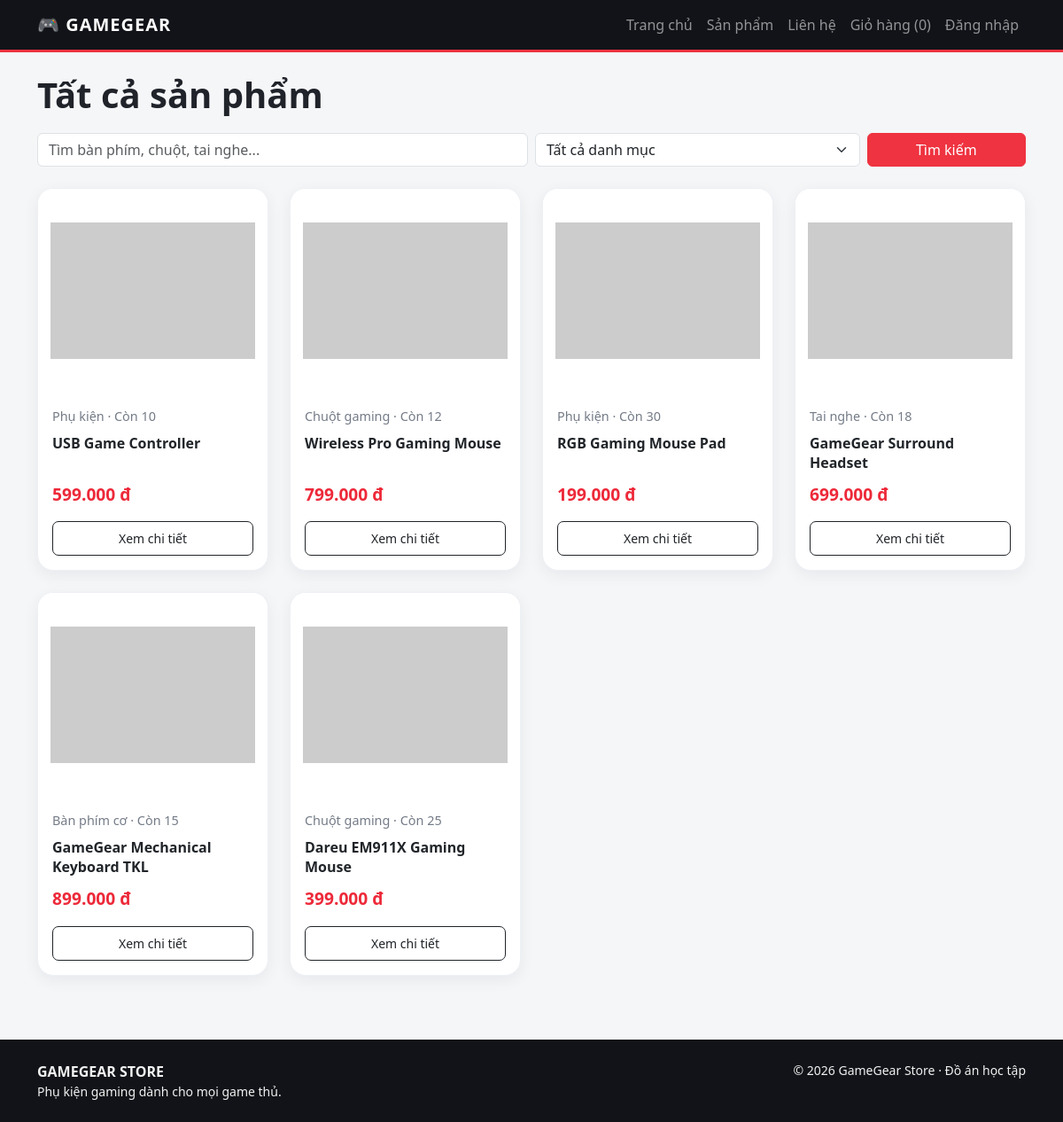
/products.php, run on the app's committed database.
### tables this page shows
CREATE TABLE products (
 product_id INT AUTO_INCREMENT PRIMARY KEY,
 category_id INT NULL,
 product_name VARCHAR(180) NOT NULL,
 price DECIMAL(12,2) NOT NULL DEFAULT 0 CHECK(price >= 0),
 quantity INT NOT NULL DEFAULT 0 CHECK(quantity >= 0),
 image VARCHAR(500) NULL,
 description TEXT NULL,
 created_at DATETIME NOT NULL DEFAULT CURRENT_TIMESTAMP,
 CONSTRAINT fk_products_category FOREIGN KEY(category_id) REFERENCES categories(category_id) ON UPDATE CASCADE ON DELETE SET NULL,
 INDEX idx_products_name(product_name), INDEX idx_products_category(category_id)
);

CREATE TABLE categories (
 category_id INT AUTO_INCREMENT PRIMARY KEY,
 category_name VARCHAR(100) NOT NULL UNIQUE,
 description TEXT NULL
);

### config.php (called while the page is built, shortened)
<?php
function e($value) { return htmlspecialchars((string)$value, ENT_QUOTES, 'UTF-8'); }
function money($value) { return number_format((float)$value, 0, ',', '.') . ' đ'; }
?>

### products.php (the view)
<?php require 'config.php'; $pageTitle='Sản phẩm'; $q=trim($_GET['q']??''); $cat=(int)($_GET['category']??0); $categories=$pdo->query('SELECT * FROM categories ORDER BY category_name')->fetchAll(); $sql='SELECT p.*,c.category_name FROM products p LEFT JOIN categories c ON p.category_id=c.category_id WHERE 1=1'; $params=[]; if($q!==''){$sql.=' AND p.product_name LIKE ?';$params[]="%$q%";} if($cat){$sql.=' AND p.category_id=?';$params[]=$cat;} $sql.=' ORDER BY p.product_id DESC'; $st=$pdo->prepare($sql);$st->execute($params);$products=$st->fetchAll(); require 'includes/header.php'; ?>
<h1 class="section-title">Tất cả sản phẩm</h1><form class="row g-2 mb-4" method="get"><div class="col-md-6"><input class="form-control" name="q" value="<?= e($q) ?>" placeholder="Tìm bàn phím, chuột, tai nghe..."></div><div class="col-md-4"><select class="form-select" name="category"><option value="0">Tất cả danh mục</option><?php foreach($categories as $c): ?><option value="<?= $c['category_id'] ?>" <?= $cat===$c['category_id']?'selected':'' ?>><?= e($c['category_name']) ?></option><?php endforeach; ?></select></div><div class="col-md-2 d-grid"><button class="btn btn-red">Tìm kiếm</button></div></form><div class="row g-4"><?php foreach($products as $p): ?><div class="col-6 col-md-4 col-lg-3"><div class="card product-card"><img class="product-img" src="<?= e($p['image'] ?: 'https://placehold.co/600x400?text=GameGear') ?>" alt="<?= e($p['product_name']) ?>"><div class="card-body d-flex flex-column"><div class="small-muted"><?= e($p['category_name']??'Phụ kiện') ?> · Còn <?= (int)$p['quantity'] ?></div><h5 class="fs-6 mt-2"><?= e($p['product_name']) ?></h5><div class="price mt-auto mb-3"><?= money($p['price']) ?></div><a class="btn btn-outline-dark btn-sm" href="product.php?id=<?= (int)$p['product_id'] ?>">Xem chi tiết</a></div></div></div><?php endforeach; ?><?php if(!$products): ?><p>Không tìm thấy sản phẩm phù hợp.</p><?php endif; ?></div><?php require 'includes/footer.php'; ?>

### assets/css/style.css (style rules this page uses)
:root { --gg-red:#ef3340;--gg-dark:#111318;--gg-panel:#1a1d24 }
body { background:#f5f6f8;color:#20232a;font-family:system-ui,-apple-system,Segoe UI,sans-serif }
.btn-red { background:var(--gg-red);border-color:var(--gg-red);color:white }
.product-card { border:0;border-radius:14px;overflow:hidden;box-shadow:0 4px 18px #1218270c;height:100%;transition:transform .18s }
.product-img { height:190px;object-fit:cover;background:#e9ebef }
.price { color:#d52a36;font-size:1.1rem;font-weight:800 }
.section-title { font-weight:800;margin-bottom:1.2rem }
.small-muted { color:#747b87;font-size:.9rem }
.product-card { height: 100%; overflow: hidden; border: 1px solid #edf0f4; border-radius: 18px; background: #fff; box-shadow: 0 5px 18px rgba(20, 25, 35, 0.06); transition: transform 0.25s ease, box-shadow 0.25s ease; }
.product-img { display: block; width: 100%; height: 230px; padding: 14px; box-sizing: border-box; object-fit: contain; object-position: center; background: #fff; }
.product-card .card-body { padding: 16px; }
.product-card .card-body h5 { min-height: 44px; line-height: 1.4; margin-bottom: 10px; font-weight: 600; }
.product-card .price { color: #ed2939; font-size: 1.2rem; font-weight: 750; }
.product-card .btn { margin-top: 0; padding: 8px 12px; border-radius: 7px; transition: all 0.2s ease; }

### data on the page
products: category.category_name "Phụ kiện", quantity "10", product_name "USB Game Controller", price "599.000 đ"
products: category.category_name "Chuột gaming", quantity "12", product_name "Wireless Pro Gaming Mouse", price "799.000 đ"
products: category.category_name "Phụ kiện", quantity "30", product_name "RGB Gaming Mouse Pad", price "199.000 đ"
products: category.category_name "Tai nghe", quantity "18", product_name "GameGear Surround Headset", price "699.000 đ"
products: category.category_name "Bàn phím cơ", quantity "15", product_name "GameGear Mechanical Keyboard TKL", price "899.000 đ"
products: category.category_name "Chuột gaming", quantity "25", product_name "Dareu EM911X Gaming Mouse", price "399.000 đ"

### other printed values
array_sum($_SESSION['cart'] ?? []) "0"
